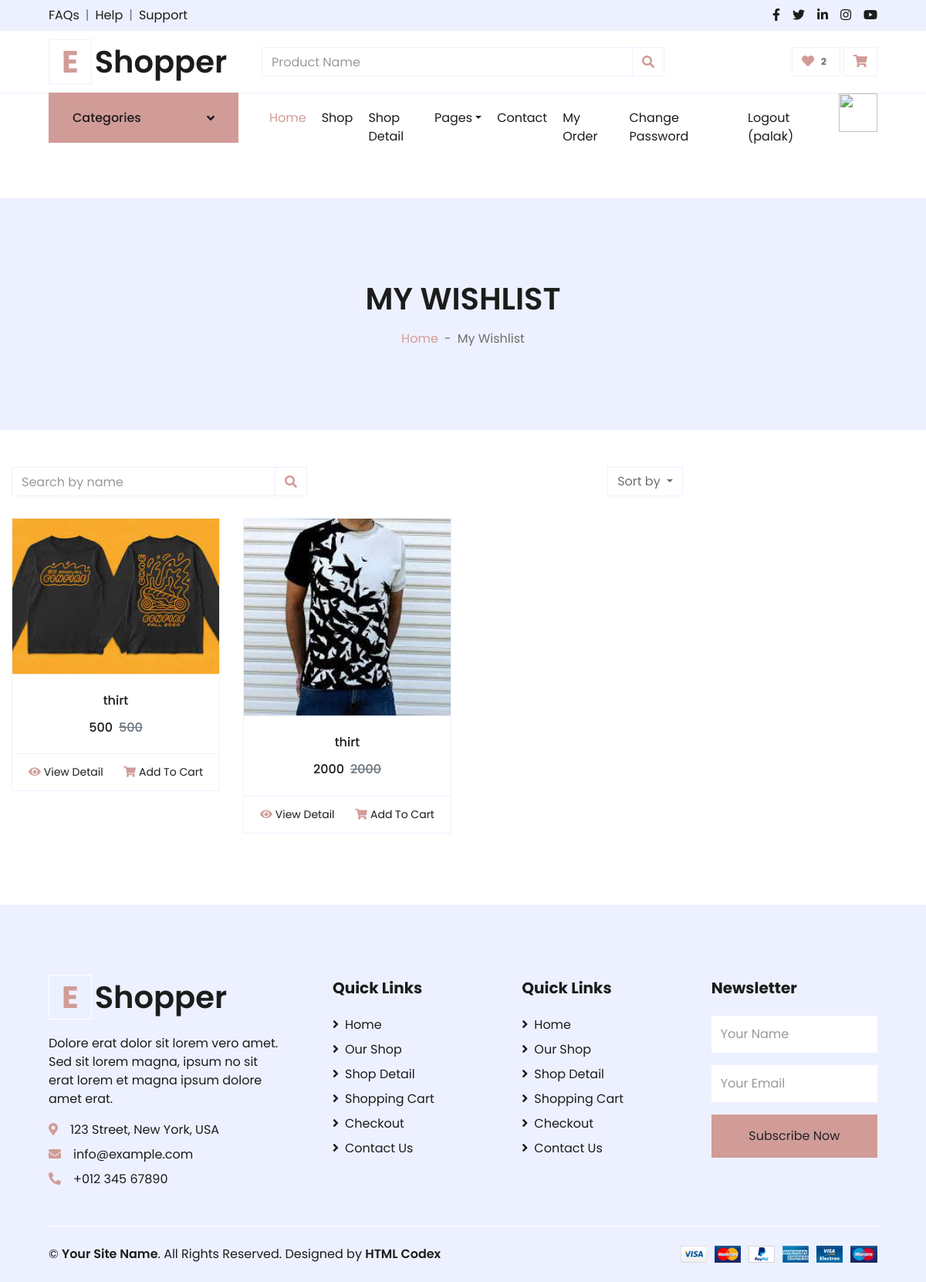
Screenshot of /wishlist/ (signed in) with the database file from the repository.
### myapp/models.py (models this page shows, shortened)
class Wishlist(models.Model):
	user=models.ForeignKey(User,on_delete=models.CASCADE)
	product=models.ForeignKey(Product,on_delete=models.CASCADE)
	date=models.DateTimeField(default=timezone.now)

class Product(models.Model):
	category=(
		('men','men'),
		('women','women'),
		('kid','kid'),
		)
	size=(
		('s','s'),
		('m','m'),
		('l','l'),
		('xl','xl'),
		('xxl','xxl'),
		('xxxl','xxxl'),
		)
	seller=models.ForeignKey(User,on_delete=models.CASCADE)
	product_category=models.CharField(max_length=100,choices=category)
	product_name=models.CharField(max_length=100)
	product_price=models.PositiveIntegerField()
	product_desc=models.TextField()
	product_size=models.CharField(max_length=100,choices=size)
	product_image=models.ImageField(upload_to="product_pic/")

### myapp/views.py (the view)
# urls.py: path('wishlist/',views.wishlist,name='wishlist'),
def wishlist(request):
	user=User.objects.get(email=request.session['email'])
	wishlists=Wishlist.objects.filter(user=user)
	request.session['wishlist_count']=len(wishlists)
	return render(request,'wishlist.html',{'wishlists':wishlists})

### myapp/templates/wishlist.html (shortened to what this page needs)
{% extends 'header.html' %}
{% load static %}
{% block content %}
<!DOCTYPE html>
<html lang="en">
<head>
</head>
<body>
    <div class="container-fluid bg-secondary mb-5">
        <div class="d-flex flex-column align-items-center justify-content-center" style="min-height: 300px">
            <h1 class="font-weight-semi-bold text-uppercase mb-3">My Wishlist</h1>
            <div class="d-inline-flex">
                <p class="m-0"><a href="">Home</a></p>
                <p class="m-0 px-2">-</p>
                <p class="m-0">My Wishlist</p>
            </div>
        </div>
    </div>
            <div class="col-lg-9 col-md-12">
                <div class="row pb-3">
                    <div class="col-12 pb-1">
                        <div class="d-flex align-items-center justify-content-between mb-4">
                            <form action="">
                                <div class="input-group">
                                    <input type="text" class="form-control" placeholder="Search by name">
                                    <div class="input-group-append">
                                        <span class="input-group-text bg-transparent text-primary">
                                            <i class="fa fa-search"></i>
                                        </span>
                                    </div>
                                </div>
                            </form>
                            <div class="dropdown ml-4">
                                <button class="btn border dropdown-toggle" type="button" id="triggerId" data-toggle="dropdown" aria-haspopup="true"
                                        aria-expanded="false">
                                            Sort by
                                        </button>
                            </div>
                        </div>
                    </div>
                    {% if wishlists %}
                    {% for i in wishlists %}
                    <div class="col-lg-4 col-md-6 col-sm-12 pb-1">
                        <div class="card product-item border-0 mb-4">
                            <div class="card-header product-img position-relative overflow-hidden bg-transparent border p-0">
                                <img class="img-fluid w-100" src="{{ i.product.product_image.url }}" alt="">
                            </div>
                            <div class="card-body border-left border-right text-center p-0 pt-4 pb-3">
                                <h6 class="text-truncate mb-3">{{ i.product.product_name }}</h6>
                                <div class="d-flex justify-content-center">
                                    <h6>{{ i.product.product_price }}</h6><h6 class="text-muted ml-2"><del>{{ i.product.product_price }}</del></h6>
                                </div>
                            </div>
                            <div class="card-footer d-flex justify-content-between bg-light border">
                                <a href="{% url 'productdetail' pk=i.product.pk %}" class="btn btn-sm text-dark p-0"><i class="fas fa-eye text-primary mr-1"></i>View Detail</a>
                                <a href="" class="btn btn-sm text-dark p-0"><i class="fas fa-shopping-cart text-primary mr-1"></i>Add To Cart</a>
                            </div>
                        </div>
                    </div>
                    {% endfor %}
                    {% else %}
                        <h2>No Product In Wishlist</h2>
                    {% endif %}
                </div>
            </div>
</body>
</html>
{% endblock %}

### rows the page displays
Wishlist: product.product_image (picture), product.product_name "thirt", product.product_price "500"
Wishlist: product.product_image (picture), product.product_name "thirt", product.product_price "2000"

### other values shown
{{ request.session.wishlist_count }} "2"
{{ request.session.fname }} "palak"
